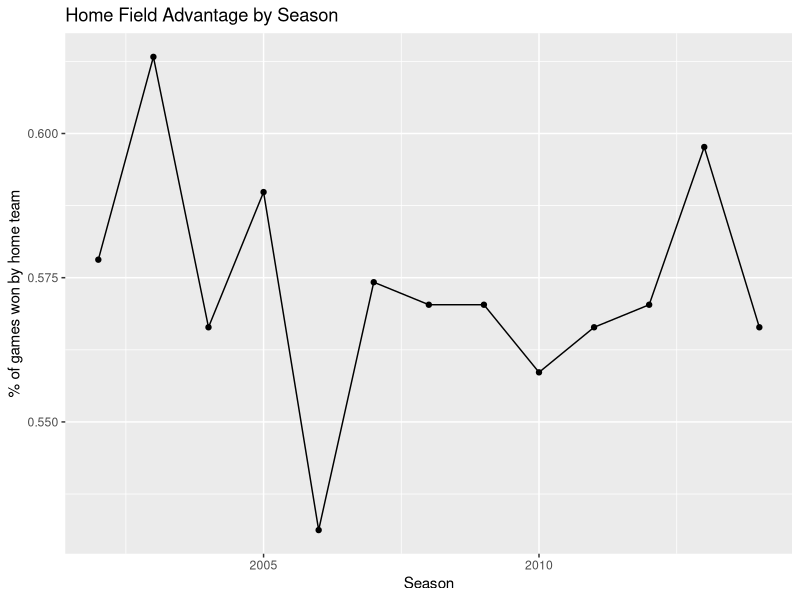
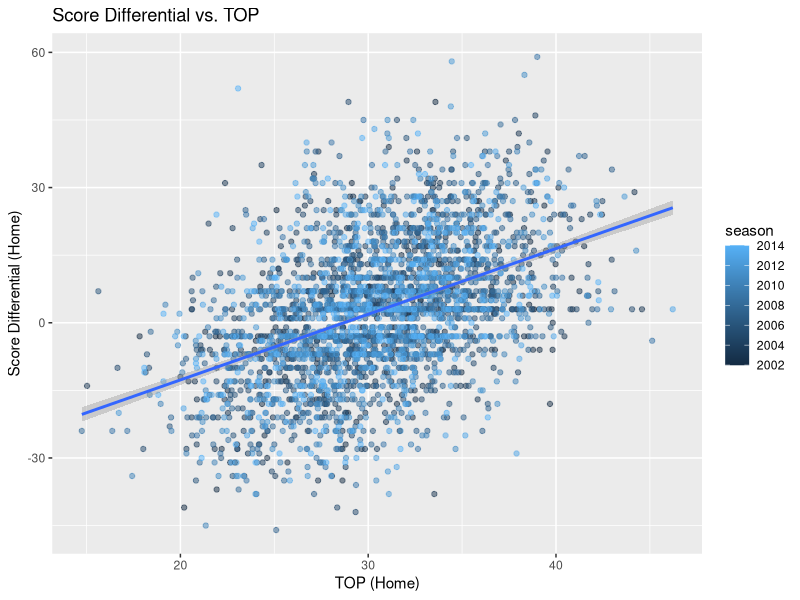
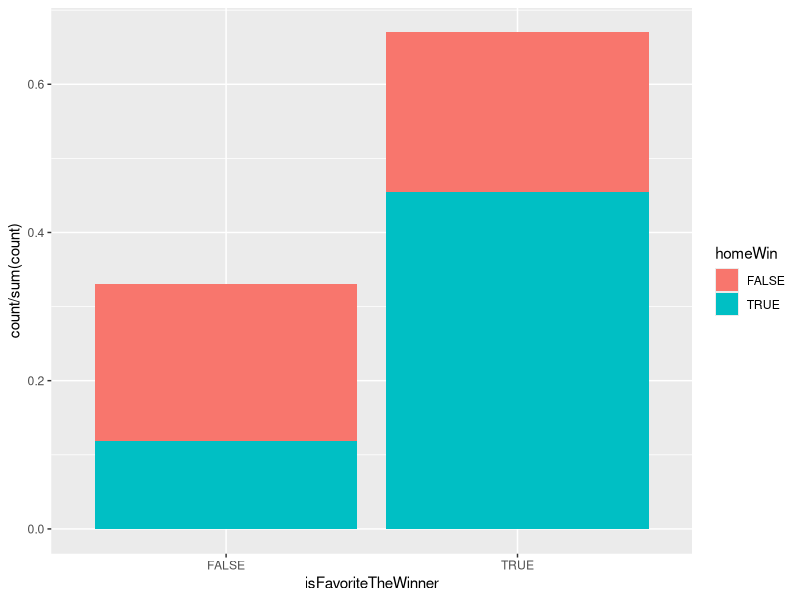
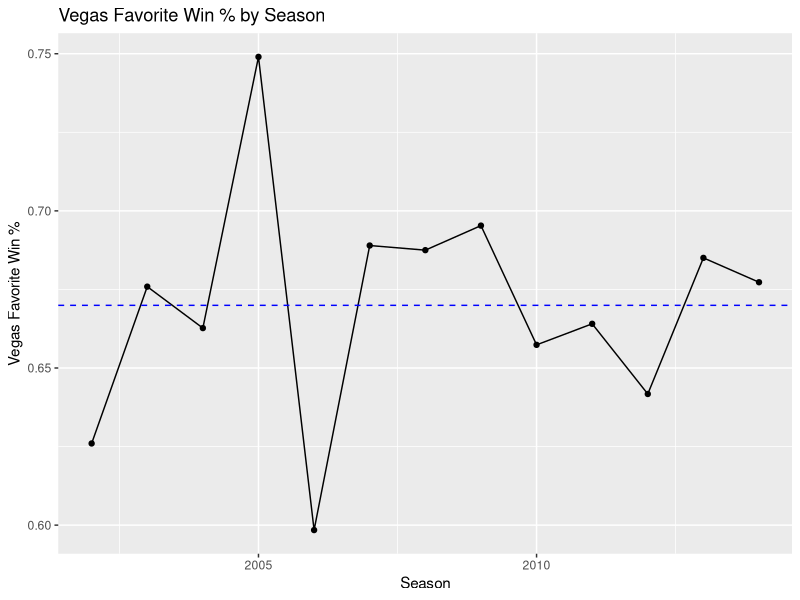
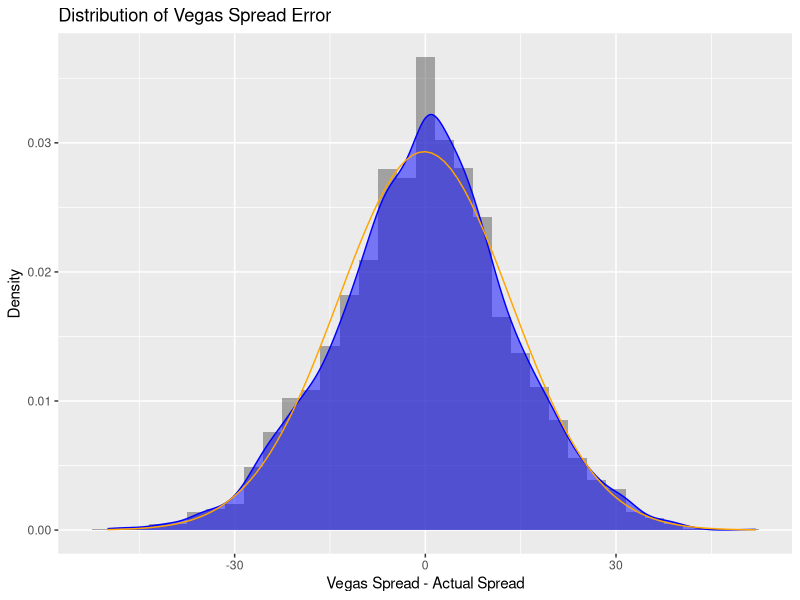
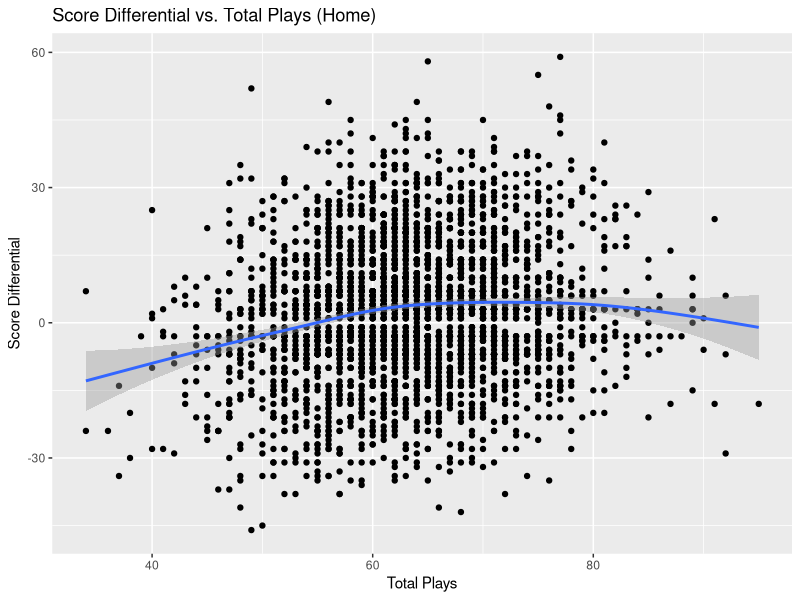
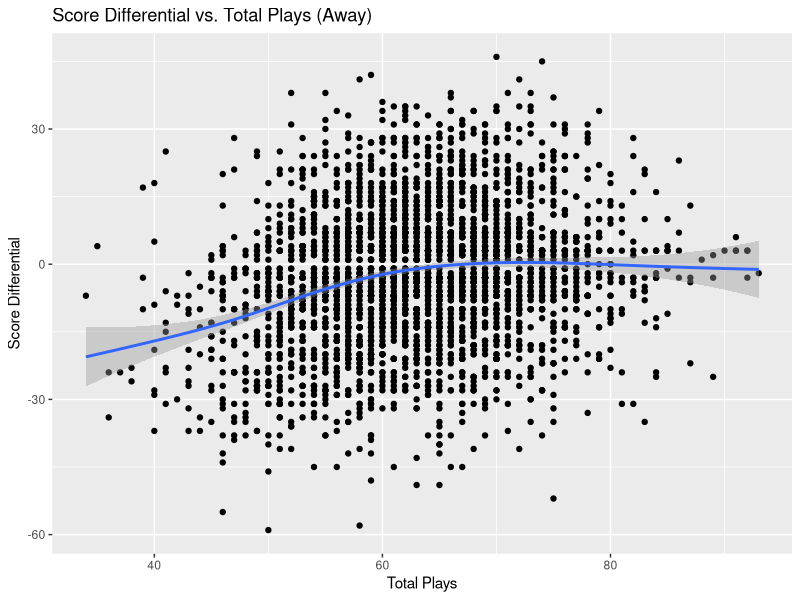
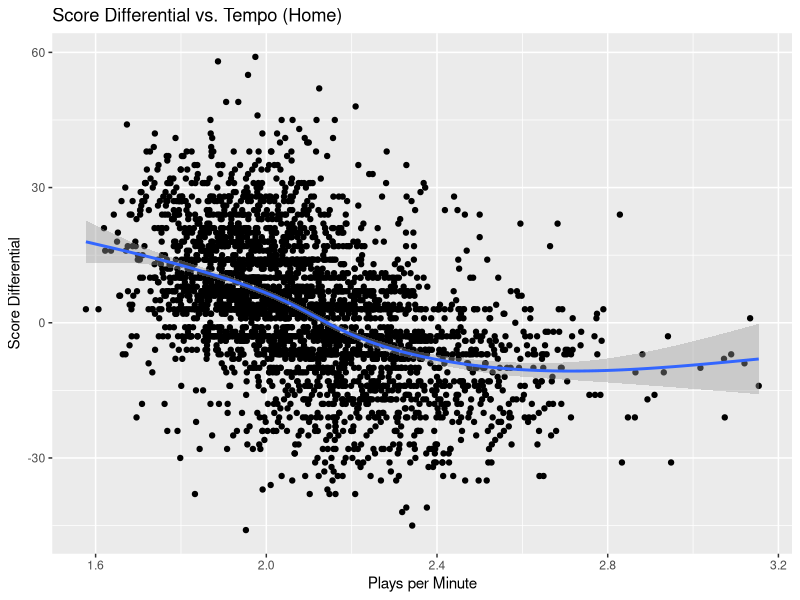

Write the R code that produced these figures, in order.
## ---- chunk 1
knitr::opts_chunk$set(echo = TRUE)
## ---- chunk 2
library(tidyverse)

scores <- read_csv("scoresFull.csv")

scores_df <- scores %>%
  filter(week %in% as.character(1:17)) %>%  # Regular season only
  discard(is.character) %>%
  mutate(awayWin = (AFinal > HFinal),
         homeWin = (HFinal > AFinal),
         awayYPC = awayRushYds / awayRushAtt,
         homeYPC = homeRushYds / homeRushAtt,
         awayYPA = awayPassYds / awayPassAtt,
         homeYPA = homePassYds / homePassAtt,
         awayTPP = Aturnovers / AtotalPlays,
         homeTPP = Hturnovers / HtotalPlays,
         away3rdPct = away3rdConv / away3rdAtt,
         home3rdPct = home3rdConv / home3rdAtt,
         awayPenPerPlay = awayNumPen / AtotalPlays,
         homePenPerPlay = homeNumPen / HtotalPlays,
         spread_diff = homeSpread - HminusAScore)
# Maybe add some differential metrics
## ---- chunk 3
scores_df %>%
  select(homeWin, season) %>%
  group_by(season, homeWin) %>%
  summarize(value = n()) %>%
  mutate(value = value / sum(value)) %>%
  filter(homeWin == TRUE) %>%
  ggplot(aes(x = season, y = value)) +
  #geom_bar(stat = "identity") +
  geom_line() +
  geom_point() +
  labs(x = "Season", y = "% of games won by home team", title = "Home Field Advantage by Season")
  # Text positioning: https://stackoverflow.com/a/12019601
  #  geom_text(aes(label=round(value, 3)), position=position_dodge(width=0.9), vjust=-0.25)
## ---- chunk 4
ggplot(scores_df, aes(x = homeTOP, y = HminusAScore)) +
  geom_point(aes(color = season), alpha = 0.5) +
  geom_smooth(method = lm) +
  labs(title = "Score Differential vs. TOP", x = "TOP (Home)", y = "Score Differential (Home)")
## ---- chunk 5
# Remove pick-em games
scores_df %>%
  filter(homeSpread != 0) %>%
  mutate(isFavoriteTheWinner = (homeSpread > 0 & homeWin) | (homeSpread < 0 & !homeWin) ) %>%
  ggplot(aes(x = isFavoriteTheWinner)) +
  geom_bar(aes(y = stat(count / sum(count)), fill = homeWin)) # Proportion from https://ggplot2.tidyverse.org/reference/stat.html

scores_df %>%
  filter(homeSpread != 0) %>%
  mutate(isFavoriteTheWinner = as.numeric((homeSpread > 0 & homeWin) | (homeSpread < 0 & !homeWin) )) %>%
  select(season, isFavoriteTheWinner) %>%
  group_by(season) %>%
  summarize(vegasCorrectPct = sum(isFavoriteTheWinner) / n()) %>%
  ggplot(aes(x = season, y = vegasCorrectPct)) + 
  geom_line() +
  geom_point() +
  geom_hline(aes(yintercept = mean(vegasCorrectPct)), color = "blue", linetype="dashed") +
  labs(title = "Vegas Favorite Win % by Season", x = "Season", y = "Vegas Favorite Win %")
## ---- chunk 6
# RMSE of predicted spread vs. actual
scores_df %>%
  group_by(season) %>%
  summarise(spread_rmse = sqrt(mean(spread_diff^2)))

# Histogram of predicted spread - actual
ggplot(scores_df, aes(x = spread_diff)) +
  geom_histogram(binwidth = 3, aes(y = stat(density)), alpha = 0.5) +
  geom_density(kernel = "gaussian", fill = "blue", alpha = 0.5, color = "blue") +
  # Referenced code: https://stackoverflow.com/a/13609916
  stat_function(fun = dnorm, args = list(mean = mean(scores_df$spread_diff), sd = sd(scores_df$spread_diff)), color = "orange") +
  labs(title = "Distribution of Vegas Spread Error", x = "Vegas Spread - Actual Spread", y = "Density")
## ---- chunk 7
# Total plays
scores_df %>%
  ggplot(aes(x = HtotalPlays, y = HminusAScore)) +
  geom_point() +
  geom_smooth() +
  labs(title = "Score Differential vs. Total Plays (Home)", x = "Total Plays", y = "Score Differential")

scores_df %>%
  ggplot(aes(x = AtotalPlays, y = -HminusAScore)) +
  geom_point() +
  geom_smooth() +
  labs(title = "Score Differential vs. Total Plays (Away)", x = "Total Plays", y = "Score Differential")

# Plays per minute
scores_df %>%
  mutate(homePlaysPerMinute = HtotalPlays / homeTOP,
         awayPlaysPerMinute = AtotalPlays / awayTOP) %>%
  ggplot(aes(x = homePlaysPerMinute, y = HminusAScore)) +
  geom_point() +
  geom_smooth() +
  labs(title = "Score Differential vs. Tempo (Home)", x = "Plays per Minute", y = "Score Differential")

scores_df %>%
  mutate(homePlaysPerMinute = HtotalPlays / homeTOP,
         awayPlaysPerMinute = AtotalPlays / awayTOP) %>%
  ggplot(aes(x = awayPlaysPerMinute, y = -HminusAScore)) +
  geom_point() +
  geom_smooth() +
  labs(title = "Score Differential vs. Tempo (Away)", x = "Plays per Minute", y = "Score Differential")
## ---- chunk 8
scores_df %>%
  ggplot(aes(x = homeYPC, y = homeYPA, color = homeWin)) +
  geom_point(alpha = 0.3) +
  geom_smooth(method = lm)

scores_df %>%
  ggplot(aes(x = awayYPC, y = awayYPA, color = awayWin)) +
  geom_point(alpha = 0.3) +
  geom_smooth(method = lm)

scores_df %>%
  ggplot(aes(x = homeYPA, color = homeWin, fill = homeWin)) +
  geom_density(alpha = 0.5) +
  labs(title = "Distribution of Yards per Passing Attempt (Home)", x = "Yards Per Attempt", y = "Density")

scores_df %>%
  ggplot(aes(x = awayYPA, color = awayWin, fill = awayWin)) +
  geom_density(alpha = 0.5) +
  labs(title = "Distribution of Yards per Passing Attempt (Away)", x = "Yards Per Attempt", y = "Density")

scores_df %>%
  ggplot(aes(x = homeYPC, color = homeWin, fill = homeWin)) +
  geom_density(alpha = 0.5) +
  labs(title = "Distribution of Yards per Carry (Home)", x = "Yards Per Carry", y = "Density")

scores_df %>%
  ggplot(aes(x = awayYPC, color = awayWin, fill = awayWin)) +
  geom_density(alpha = 0.5) +
  labs(title = "Distribution of Yards per Carry (Away)", x = "Yards Per Carry", y = "Density")
## ---- chunk 9
scores_df %>%
  mutate(avgRushYds = (homeRushYds + awayRushYds) / 2,
         avgPassYds = (homePassYds + awayPassYds) / 2) %>%
  group_by(season) %>%
  summarize(avgRushYds = mean(avgRushYds), avgPassYds = mean(avgPassYds)) %>%
  pivot_longer(2:3, names_to = "type", values_to = "value") %>%
  ggplot(aes(x = season, y = value, fill = type)) +
  geom_bar(stat = "identity")
## ---- chunk 10
(principal_components <- prcomp(select(scores_df, homeTOP, homeYPC, homeYPA, awayYPC, awayYPA, HtotalPlays, AtotalPlays) , scale = TRUE))
biplot(principal_components, xlabs = rep(".", nrow(scores_df)), cex = 1.5)
